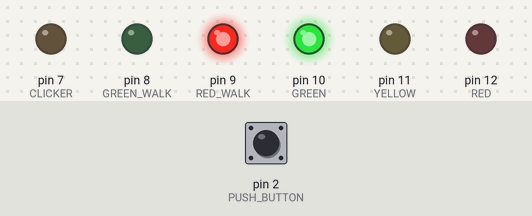
Bench run of a sketch on a simulated Arduino Uno, built with avr-gcc and run on an emulated ATmega328P. On the bench: output pins drawn as LEDs (lit = HIGH). Inputs (shaded band) come from the test bench; at power-on: pin 2 (PUSH_BUTTON) HIGH.

Above: at 1.2 s.
1.3 s: pin 2 (PUSH_BUTTON) pulled LOW for 0.15 s
At 5.6 s:
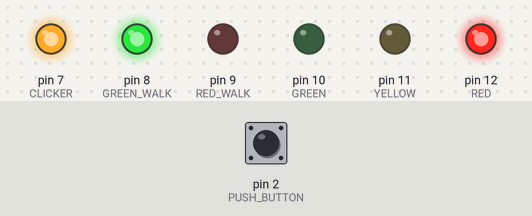
At 13.8 s:
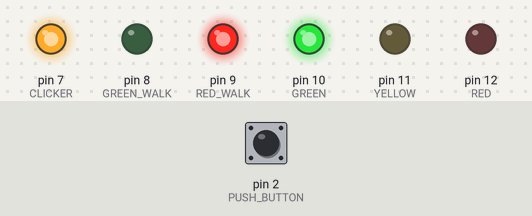
Timing chart, 0 to 15.0 s (numbered marks = the images above; inputs shaded):
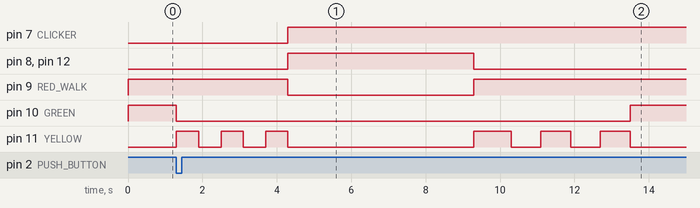

Measured:
- after the input at 1.3 s, pin 7 (CLICKER): LOW → HIGH after 3.0 s; pin 8 (GREEN_WALK): LOW → HIGH after 3.0 s, → LOW 5.0 s later

The sketch:

traffic_lights.ino
```cpp
int RED = 12;
int YELLOW = 11;
int GREEN = 10;
int PUSH_BUTTON = 2;
int PUSH_BUTTON_STATE = 0;
int GREEN_WALK = 8;
int RED_WALK = 9;
int CLICKER = 7;

void setup() {

  pinMode(RED, OUTPUT);
  pinMode(YELLOW, OUTPUT);
  pinMode(GREEN, OUTPUT);
  pinMode(GREEN_WALK, OUTPUT);
  pinMode(RED_WALK, OUTPUT);
  pinMode(CLICKER, OUTPUT);
  pinMode(PUSH_BUTTON, INPUT_PULLUP);
}

void loop() {
  digitalWrite(GREEN, HIGH);
  digitalWrite(YELLOW, LOW);
  digitalWrite(RED,LOW);
  digitalWrite(RED_WALK, HIGH);

PUSH_BUTTON_STATE = digitalRead(PUSH_BUTTON);

  if(PUSH_BUTTON_STATE==LOW)
  {
    digitalWrite(GREEN, LOW);
    digitalWrite(YELLOW, HIGH);
    delay(600);
    digitalWrite(YELLOW, LOW);
    delay(600);
    digitalWrite(YELLOW, HIGH);
    delay(600);
    digitalWrite(YELLOW, LOW);
    delay(600);
    digitalWrite(YELLOW, HIGH);
    delay(600);
    digitalWrite(YELLOW, LOW);
    digitalWrite(RED, HIGH);
    digitalWrite(RED_WALK, LOW);
    digitalWrite(GREEN_WALK, HIGH);
    digitalWrite(CLICKER, HIGH);
    delay(5000);
    digitalWrite(RED_WALK, HIGH);
    digitalWrite(GREEN_WALK, LOW);
    digitalWrite(RED, LOW);
    digitalWrite(YELLOW, HIGH);
    delay(1000);
    digitalWrite(YELLOW, LOW);
    delay(800);
    digitalWrite(YELLOW, HIGH);
    delay(800);
    digitalWrite(YELLOW, LOW);
    delay(800);
    digitalWrite(YELLOW, HIGH);
    delay(800);
    digitalWrite(YELLOW, LOW);
  }
}
```
